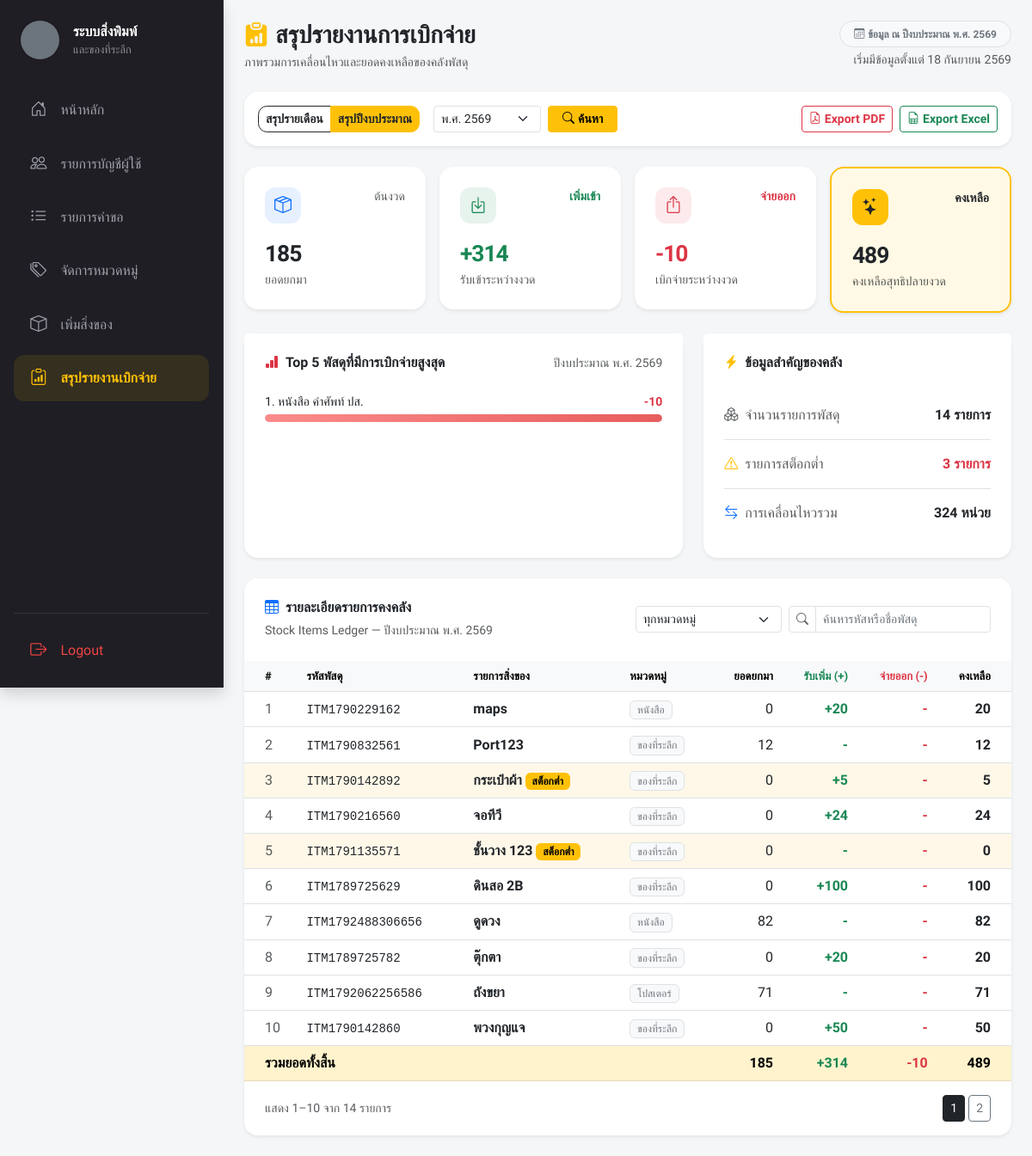
Page /index.php?page=inventory_report&report_mode=fiscal&year=2569 (signed in) on the earlier database version.
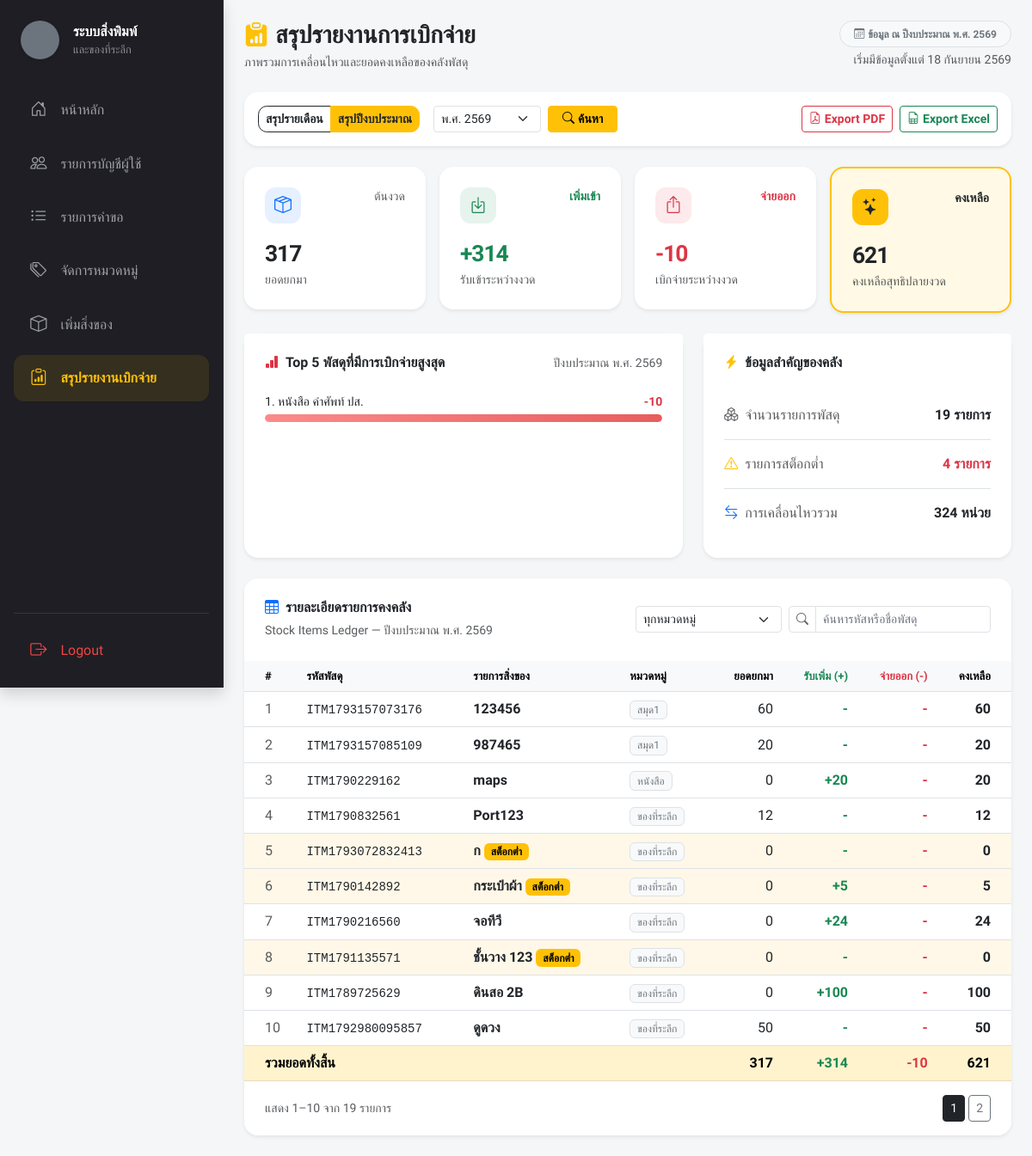
Same page on the later database version.
### tables this page shows
CREATE TABLE `items` (
  `id` int(11) NOT NULL,
  `item_code` varchar(20) NOT NULL,
  `category_id` int(11) NOT NULL,
  `name` varchar(200) NOT NULL,
  `description` text DEFAULT NULL,
  `current_stock` int(11) DEFAULT 0,
  `is_active` tinyint(1) NOT NULL DEFAULT 1,
  `low_stock_threshold` int(11) DEFAULT 10,
  `images` text DEFAULT NULL,
  `created_at` datetime DEFAULT current_timestamp()
);

### views/admin/inventory_report.php (the view, shortened to what the changed rows need)
<?php
$thaiMonths = [1 => 'มกราคม', 2 => 'กุมภาพันธ์', 3 => 'มีนาคม', 4 => 'เมษายน', 5 => 'พฤษภาคม', 6 => 'มิถุนายน', 7 => 'กรกฎาคม', 8 => 'สิงหาคม', 9 => 'กันยายน', 10 => 'ตุลาคม', 11 => 'พฤศจิกายน', 12 => 'ธันวาคม'];
$reportMode = ($_GET['report_mode'] ?? 'monthly') === 'fiscal' ? 'fiscal' : 'monthly';
$availability = $pdo->query("SELECT MIN(activity_at) AS first_at, MAX(activity_at) AS last_at FROM (
    SELECT created_at AS activity_at FROM items WHERE created_at IS NOT NULL
    UNION ALL
    SELECT created_at AS activity_at FROM inventory_transactions WHERE created_at IS NOT NULL
) AS inventory_dates")->fetch(PDO::FETCH_ASSOC);
$firstDataTimestamp = strtotime($availability['first_at'] ?? 'now');
$lastDataTimestamp = strtotime($availability['last_at'] ?? 'now');
$firstCalendarYear = (int)date('Y', $firstDataTimestamp) + 543;
$lastCalendarYear = (int)date('Y', $lastDataTimestamp) + 543;
$lastMonth = (int)date('n', $lastDataTimestamp);
$fiscalYearFor = static fn(int $timestamp): int => (int)date('Y', $timestamp) + 543 + ((int)date('n', $timestamp) >= 10 ? 1 : 0);
$firstFiscalYear = $fiscalYearFor($firstDataTimestamp);
$lastFiscalYear = $fiscalYearFor($lastDataTimestamp);
$minYear = $reportMode === 'fiscal' ? $firstFiscalYear : $firstCalendarYear;
$maxYear = $reportMode === 'fiscal' ? $lastFiscalYear : $lastCalendarYear;
$defaultYear = $maxYear;
$defaultMonth = $lastMonth;
$selectedYear = (int)($_GET['year'] ?? $defaultYear);
$selectedMonth = (int)($_GET['month'] ?? $defaultMonth);
$yearOptions = range($maxYear, $minYear);
$gregorianYear = $selectedYear - 543;
if ($reportMode === 'fiscal') {
    $periodStart = sprintf('%04d-10-01 00:00:00', $gregorianYear - 1);
    $periodEnd = sprintf('%04d-10-01 00:00:00', $gregorianYear);
    $periodLabel = 'ปีงบประมาณ พ.ศ. ' . $selectedYear;
} else {
    $periodStart = sprintf('%04d-%02d-01 00:00:00', $gregorianYear, $selectedMonth);
    $periodEnd = date('Y-m-d H:i:s', strtotime($periodStart . ' +1 month'));
    $periodLabel = $thaiMonths[$selectedMonth] . ' พ.ศ. ' . $selectedYear;
}
$ledgerStmt = $pdo->prepare("SELECT i.id, i.item_code, i.name, i.current_stock, i.low_stock_threshold, i.is_active, COALESCE(c.name, 'ไม่ระบุหมวดหมู่') AS category_name,
    COALESCE((SELECT t.current_stock FROM inventory_transactions t WHERE t.item_id = i.id AND t.created_at < :start_before ORDER BY t.created_at DESC, t.transaction_id DESC LIMIT 1),
    (SELECT t.previous_stock FROM inventory_transactions t WHERE t.item_id = i.id AND t.created_at >= :start_first AND t.created_at < :end_first ORDER BY t.created_at ASC, t.transaction_id ASC LIMIT 1), i.current_stock) AS opening_stock,
    COALESCE(SUM(CASE WHEN tx.quantity > 0 THEN tx.quantity ELSE 0 END), 0) AS qty_in,
    COALESCE(SUM(CASE WHEN tx.quantity < 0 THEN ABS(tx.quantity) ELSE 0 END), 0) AS qty_out
    FROM items i LEFT JOIN categories c ON c.category_id = i.category_id
    LEFT JOIN inventory_transactions tx ON tx.item_id = i.id AND tx.created_at >= :start_tx AND tx.created_at < :end_tx
    GROUP BY i.id, i.item_code, i.name, i.current_stock, i.low_stock_threshold, i.is_active, c.name ORDER BY i.name ASC");
$ledgerStmt->execute([':start_before' => $periodStart, ':start_first' => $periodStart, ':end_first' => $periodEnd, ':start_tx' => $periodStart, ':end_tx' => $periodEnd]);
$ledger = $ledgerStmt->fetchAll(PDO::FETCH_ASSOC);
$totals = ['opening' => 0, 'in' => 0, 'out' => 0, 'closing' => 0];
foreach ($ledger as &$item) {
    foreach (['opening_stock', 'qty_in', 'qty_out'] as $key) $item[$key] = (int)$item[$key];
    $item['closing_stock'] = $item['opening_stock'] + $item['qty_in'] - $item['qty_out'];
    $totals['opening'] += $item['opening_stock']; $totals['in'] += $item['qty_in']; $totals['out'] += $item['qty_out']; $totals['closing'] += $item['closing_stock'];
}
$topItems = array_values(array_filter($ledger, static fn($item) => $item['qty_out'] > 0));
usort($topItems, static fn($a, $b) => $b['qty_out'] <=> $a['qty_out']);
$topItems = array_slice($topItems, 0, 5);
$topMax = max(array_column($topItems, 'qty_out') ?: [1]);
$lowStockCount = count(array_filter($ledger, static fn($item) => $item['closing_stock'] <= (int)$item['low_stock_threshold']));
?>
<div class="d-flex flex-wrap justify-content-between align-items-start gap-3 mb-4">
 <div><h3 class="fw-bolder mb-1 text-dark"><i class="bi bi-clipboard-data-fill text-warning me-2"></i>สรุปรายงานการเบิกจ่าย</h3><p class="mb-0 text-muted small">ภาพรวมการเคลื่อนไหวและยอดคงเหลือของคลังพัสดุ</p></div>
 <div class="d-flex flex-column align-items-md-end gap-1"><span class="badge text-bg-light border text-secondary rounded-pill px-3 py-2"><i class="bi bi-calendar3 me-1"></i>ข้อมูล ณ <?= htmlspecialchars($periodLabel) ?></span><small class="text-muted">เริ่มมีข้อมูลตั้งแต่ <?= date('d', $firstDataTimestamp) . ' ' . $thaiMonths[(int)date('n', $firstDataTimestamp)] . ' ' . ((int)date('Y', $firstDataTimestamp) + 543) ?></small></div>
</div>
<div class="card border-0 rounded-4 shadow-sm mb-4 report-toolbar"><div class="card-body p-3 d-flex flex-wrap align-items-center gap-2">
 <div class="btn-group report-tabs"><a href="index.php?page=inventory_report&report_mode=monthly&month=<?= $selectedMonth ?>&year=<?= $selectedYear ?>" class="btn btn-outline-dark btn-sm fw-semibold <?= $reportMode === 'monthly' ? 'active' : '' ?>">สรุปรายเดือน</a><a href="index.php?page=inventory_report&report_mode=fiscal&year=<?= $selectedYear ?>" class="btn btn-outline-dark btn-sm fw-semibold <?= $reportMode === 'fiscal' ? 'active' : '' ?>">สรุปปีงบประมาณ</a></div>
 <form method="get" class="d-flex flex-wrap align-items-center gap-2 ms-lg-2"><select name="year" class="form-select form-select-sm" style="width:125px"><?php foreach ($yearOptions as $year): ?><option value="<?= $year ?>" <?= $selectedYear === $year ? 'selected' : '' ?>>พ.ศ. <?= $year ?></option><?php endforeach; ?></select><button class="btn btn-warning btn-sm fw-bold px-3"><i class="bi bi-search me-1"></i>ค้นหา</button></form>
 <div class="ms-lg-auto d-flex gap-2 report-actions"><button type="button" class="btn btn-outline-danger btn-sm fw-semibold" onclick="window.print()"><i class="bi bi-file-earmark-pdf me-1"></i>Export PDF</button><button type="button" class="btn btn-outline-success btn-sm fw-semibold" id="exportExcel"><i class="bi bi-file-earmark-spreadsheet me-1"></i>Export Excel</button></div>
</div></div>
<div class="row g-3 mb-4">
 <div class="col-12 col-sm-6 col-xl-3"><div class="card report-stat-card shadow-sm"><div class="card-body p-4"><div class="d-flex justify-content-between"><span class="stat-icon bg-primary bg-opacity-10 text-primary"><i class="bi bi-box-seam"></i></span><span class="small text-muted">ต้นงวด</span></div><div class="stat-number fw-bold mt-3"><?= number_format($totals['opening']) ?></div><div class="small text-muted">ยอดยกมา</div></div></div></div>
 <div class="col-12 col-sm-6 col-xl-3"><div class="card report-stat-card shadow-sm"><div class="card-body p-4"><div class="d-flex justify-content-between"><span class="stat-icon bg-success bg-opacity-10 text-success"><i class="bi bi-box-arrow-in-down"></i></span><span class="small text-success fw-semibold">เพิ่มเข้า</span></div><div class="stat-number fw-bold text-success mt-3">+<?= number_format($totals['in']) ?></div><div class="small text-muted">รับเข้าระหว่างงวด</div></div></div></div>
 <div class="col-12 col-sm-6 col-xl-3"><div class="card report-stat-card shadow-sm"><div class="card-body p-4"><div class="d-flex justify-content-between"><span class="stat-icon bg-danger bg-opacity-10 text-danger"><i class="bi bi-box-arrow-up"></i></span><span class="small text-danger fw-semibold">จ่ายออก</span></div><div class="stat-number fw-bold text-danger mt-3">-<?= number_format($totals['out']) ?></div><div class="small text-muted">เบิกจ่ายระหว่างงวด</div></div></div></div>
 <div class="col-12 col-sm-6 col-xl-3"><div class="card report-stat-card shadow-sm border border-warning border-2"><div class="card-body p-4 bg-warning bg-opacity-10 rounded-4"><div class="d-flex justify-content-between"><span class="stat-icon bg-warning text-dark"><i class="bi bi-stars"></i></span><span class="small text-dark fw-semibold">คงเหลือ</span></div><div class="stat-number fw-bold mt-3"><?= number_format($totals['closing']) ?></div><div class="small text-muted">คงเหลือสุทธิปลายงวด</div></div></div></div>
</div>
<div class="row g-4 mb-4"><div class="col-lg-7"><div class="card report-chart-card shadow-sm h-100"><div class="card-header bg-white border-0 pt-4 px-4 d-flex justify-content-between"><h6 class="fw-bold mb-0"><i class="bi bi-bar-chart-fill text-danger me-2"></i>Top 5 พัสดุที่มีการเบิกจ่ายสูงสุด</h6><span class="small text-muted"><?= htmlspecialchars($periodLabel) ?></span></div><div class="card-body px-4 pb-4"><?php if ($topItems): ?><?php foreach ($topItems as $index => $item): ?><div class="mb-3"><div class="d-flex justify-content-between gap-3 small mb-1"><span class="top-item-label" title="<?= htmlspecialchars($item['name']) ?>"><?= $index + 1 ?>. <?= htmlspecialchars($item['name']) ?></span><strong class="text-danger">-<?= number_format($item['qty_out']) ?></strong></div><div class="top-item-bar"><span style="width:<?= number_format(($item['qty_out'] / $topMax) * 100, 2) ?>%"></span></div></div><?php endforeach; ?><?php else: ?><div class="py-5 text-center text-muted"><i class="bi bi-bar-chart fs-1 d-block opacity-25 mb-2"></i>ยังไม่มีการจ่ายออกในช่วงเวลานี้</div><?php endif; ?></div></div></div>
 <div class="col-lg-5"><div class="card report-chart-card shadow-sm h-100"><div class="card-header bg-white border-0 pt-4 px-4"><h6 class="fw-bold mb-0"><i class="bi bi-lightning-charge-fill text-warning me-2"></i>ข้อมูลสำคัญของคลัง</h6></div><div class="card-body px-4 pb-4"><div class="d-flex justify-content-between py-3 border-bottom"><span class="text-muted"><i class="bi bi-boxes me-2"></i>จำนวนรายการพัสดุ</span><strong><?= number_format(count($ledger)) ?> รายการ</strong></div><div class="d-flex justify-content-between py-3 border-bottom"><span class="text-muted"><i class="bi bi-exclamation-triangle me-2 text-warning"></i>รายการสต็อกต่ำ</span><strong class="<?= $lowStockCount ? 'text-danger' : 'text-success' ?>"><?= number_format($lowStockCount) ?> รายการ</strong></div><div class="d-flex justify-content-between py-3"><span class="text-muted"><i class="bi bi-arrow-left-right me-2 text-primary"></i>การเคลื่อนไหวรวม</span><strong><?= number_format($totals['in'] + $totals['out']) ?> หน่วย</strong></div></div></div></div></div>
<div class="card border-0 rounded-4 shadow-sm overflow-hidden"><div class="card-header bg-white border-0 p-4 d-flex flex-wrap justify-content-between align-items-center gap-2"><div><h6 class="fw-bold mb-1"><i class="bi bi-table text-primary me-2"></i>รายละเอียดรายการคงคลัง</h6><span class="small text-muted">Stock Items Ledger — <?= htmlspecialchars($periodLabel) ?></span></div><div class="d-flex flex-wrap gap-2"><select id="categoryReportFilter" class="form-select form-select-sm" style="width:170px"><option value="all">ทุกหมวดหมู่</option><?php foreach ($categories as $category): ?><option value="<?= htmlspecialchars($category['name']) ?>"><?= htmlspecialchars($category['name']) ?></option><?php endforeach; ?></select><div class="input-group input-group-sm" style="width:235px"><span class="input-group-text bg-white"><i class="bi bi-search text-muted"></i></span><input id="reportSearch" type="search" class="form-control" placeholder="ค้นหารหัสหรือชื่อพัสดุ"></div></div></div>
 <div class="table-responsive"><table class="table report-table table-hover align-middle mb-0" id="inventoryReportTable"><thead class="table-light"><tr><th class="ps-4">#</th><th>รหัสพัสดุ</th><th>รายการสิ่งของ</th><th>หมวดหมู่</th><th class="text-end">ยอดยกมา</th><th class="text-end text-success">รับเพิ่ม (+)</th><th class="text-end text-danger">จ่ายออก (-)</th><th class="text-end pe-4">คงเหลือ</th></tr></thead><tbody><?php foreach ($ledger as $index => $item): $isLow = $item['closing_stock'] <= (int)$item['low_stock_threshold']; ?><tr class="report-row <?= $isLow ? 'row-low-stock' : '' ?>" data-category="<?= htmlspecialchars($item['category_name']) ?>" data-search="<?= htmlspecialchars(mb_strtolower($item['item_code'] . ' ' . $item['name'], 'UTF-8')) ?>"><td class="ps-4 text-muted"><?= $index + 1 ?></td><td><span class="font-monospace small"><?= htmlspecialchars($item['item_code']) ?></span></td><td class="fw-semibold"><?= htmlspecialchars($item['name']) ?><?php if ($isLow): ?><span class="badge text-bg-warning ms-1">สต็อกต่ำ</span><?php endif; ?></td><td><span class="badge text-bg-light border text-secondary fw-normal"><?= htmlspecialchars($item['category_name']) ?></span></td><td class="text-end"><?= number_format($item['opening_stock']) ?></td><td class="text-end text-success fw-semibold"><?= $item['qty_in'] ? '+' . number_format($item['qty_in']) : '-' ?></td><td class="text-end text-danger fw-semibold"><?= $item['qty_out'] ? '-' . number_format($item['qty_out']) : '-' ?></td><td class="text-end pe-4 fw-bold"><?= number_format($item['closing_stock']) ?></td></tr><?php endforeach; ?><tr id="noReportResult" class="d-none"><td colspan="8" class="text-center text-muted py-4">ไม่พบรายการที่ค้นหา</td></tr></tbody><tfoot class="table-warning"><tr class="fw-bold"><td colspan="4" class="ps-4">รวมยอดทั้งสิ้น</td><td class="text-end"><?= number_format($totals['opening']) ?></td><td class="text-end text-success">+<?= number_format($totals['in']) ?></td><td class="text-end text-danger">-<?= number_format($totals['out']) ?></td><td class="text-end pe-4"><?= number_format($totals['closing']) ?></td></tr></tfoot></table></div>
 <div class="card-footer bg-white border-0 px-4 py-3 d-flex justify-content-between align-items-center"><span id="reportCount" class="small text-muted"></span><nav id="reportPagination"></nav></div></div>

Differences in the rows shown:
no longer on this page (row unchanged): items: item_code "ITM1792488306656", name "ดูดวง", category_name "หนังสือ", opening_stock "82", closing_stock "82", shown under "รายละเอียดรายการคงคลัง"
no longer on this page (row edited): items: item_code "ITM1789725782", name "ตุ๊กตา", category_name "ของที่ระลึก", opening_stock "0", qty_in "20", closing_stock "20", shown under "รายละเอียดรายการคงคลัง"
no longer on this page (row edited): items: item_code "ITM1792062256586", name "ถังขยา", category_name "โปสเตอร์", opening_stock "71", closing_stock "71", shown under "รายละเอียดรายการคงคลัง"
no longer on this page (row edited): items: item_code "ITM1790142860", name "พวงกุญแจ", category_name "ของที่ระลึก", opening_stock "0", qty_in "50", closing_stock "50", shown under "รายละเอียดรายการคงคลัง"
added items: item_code "ITM1793157073176", name "123456", category_name "สมุด1", opening_stock "60", closing_stock "60", shown under "รายละเอียดรายการคงคลัง"
added items: item_code "ITM1793157085109", name "987465", category_name "สมุด1", opening_stock "20", closing_stock "20", shown under "รายละเอียดรายการคงคลัง"
added items: item_code "ITM1793072832413", name "ก", low_stock_threshold "สต็อกต่ำ", category_name "ของที่ระลึก", opening_stock "0", closing_stock "0", shown under "รายละเอียดรายการคงคลัง"
added items: item_code "ITM1792980095857", name "ดูดวง", category_name "ของที่ระลึก", opening_stock "50", closing_stock "50", shown under "รายละเอียดรายการคงคลัง"
Other differences:
$totals['opening']: "185" → "317"
$totals['closing']: "489" → "621"
count($ledger): "14" → "19"
$lowStockCount: "3" → "4"
text written by a page script: "แสดง 1–10 จาก 14 รายการ" → "แสดง 1–10 จาก 19 รายการ"
